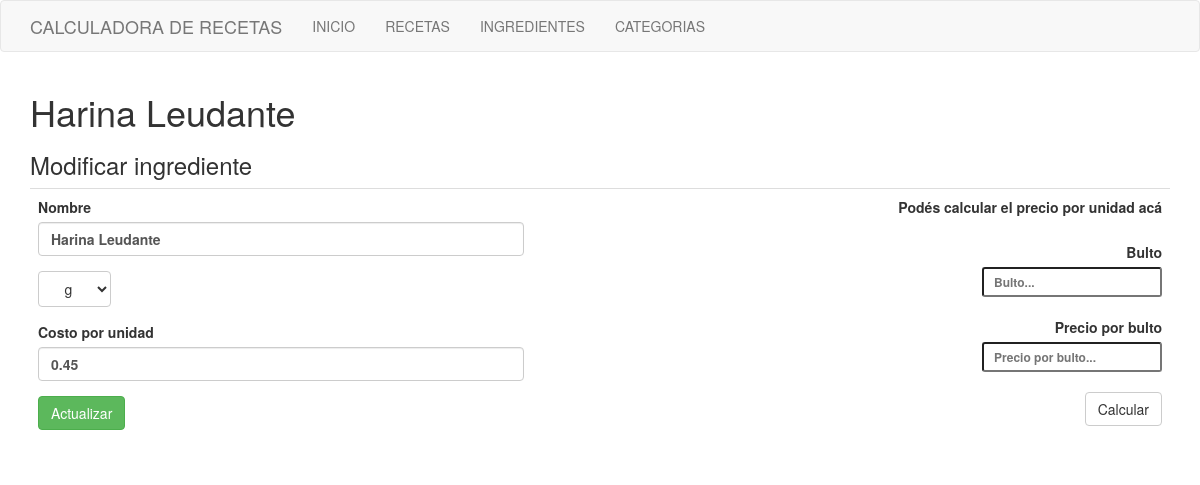
Page /modif_ingrediente.php?id=9 on the committed database.
### tables this page shows
CREATE TABLE `ingrediente` (
  `id_ingrediente` mediumint(4) UNSIGNED NOT NULL,
  `ingrediente` varchar(30) NOT NULL,
  `id_medida` tinyint(3) UNSIGNED NOT NULL,
  `costo_unidad` float(4,2) UNSIGNED NOT NULL
);

CREATE TABLE `medida` (
  `id_medida` tinyint(3) UNSIGNED NOT NULL,
  `medida` varchar(4) NOT NULL
);

### connection.php (called while the page is built, shortened)
<?php
function connect(){
	return new mysqli("localhost","root","","calculadora_recetas");
}
function get_ingrediente($id){
	$con = connect();
	$sql = "select * from ingrediente where id_ingrediente=".$id;
	$query  =$con->query($sql);
	$data =  null;
	if($query){
		while($r = $query->fetch_object()){
			$data = $r;
			break;
		}
	}
	return $data;
}
function get_medida($id){
	$con = connect();
	$sql = "select * from medida where id_medida=".$id;
	$query  =$con->query($sql);
	$data =  null;
	if($query){
		while($r = $query->fetch_object()){
			$data = $r;
			break;
		}
	}
	return $data;
}
function get_medidas(){
	$con = connect();
	$sql = "select * from medida";
	$query  =$con->query($sql);
	$data =  array();
	if($query){
		while($r = $query->fetch_object()){
			$data[] = $r;
		}
	}
	return $data;
}

### modif_ingrediente.php (the view, shortened to what this page needs)
<!DOCTYPE html>
<html>
<head>
  <link rel="stylesheet" type="text/css" href="bootstrap/css/bootstrap.min.css">
</head>
<body>
<?php
include "navbar.php";
include "connection.php";
?>
<?php
  $post = get_ingrediente($_GET["id"]);
  $cost="$post->costo_unidad";
?>
<div class="container">
	<div class="row">
		<div class="col-md-12">
			<h1><?php echo $post->ingrediente; ?></h1>
      <h3>Modificar ingrediente</h3>
      <table class="table table-responsive">
      <th>
      <form method="post" action="">
        <div class="form-group">
          <label for="nombre">Nombre</label>
          <input required type="text" id="nombre" class="form-control" value="<?php echo $post->ingrediente; ?>" name="nombre" placeholder="Nombre del ingrediente">
        </div>
        <div class="form-group">
          <?php
            $m = get_medida($post->id_medida);
            $medida = get_medidas();
          ?>
          <?php if(count($medida)>0):?>
            <select required type="text" name="medida" class="btn btn-default">
              <option value="<?php echo $post->id_medida; ?>"><?php echo $m->medida; ?></option>
	  		    </select>
          <?php endif; ?>
        </div>
        <div class="form-group">
          <label for="description">Costo por unidad</label>
          <input required type="text" id="costo_unidad" class="form-control" value="<?php echo $cost; ?>" name="costo_unidad" placeholder="En caso de ingredientes que se coticen por peso en kg poner el precio unitario del gramo, de los que por litros poner el precio por mililitro, etc.  ">
        </div>
        <button name="guardar" type="submit" class="btn btn-success">Actualizar</button>
      </form>
  </th>
  <th>
    <div class="text-right">
      <label for="title">Podés calcular el precio por unidad acá</label>
    </div>
    <form method="post">
      <div class="text-right">
        <br>
        <label for="description">Bulto</label>
        <br>
        <input type="text" class="input-sm" placeholder="Bulto..." name="bulto"/>
        <br><br>
        <label for="description">Precio por bulto</label>
        <br>
        <input type="text" class="input-sm" placeholder="Precio por bulto..." name="precio_bulto"/>
			  <br><br>
        <button name="calcular" type="submit" class="btn btn-default">Calcular</button>
      </div>
    </form>
  </th>
  </table>
		</div>
	</div>
</div>
</body>
</html>

### rows in the picture
ingrediente: ingrediente "Harina Leudante", nombre "Harina Leudante", costo_unidad "0.45"
medida: medida "g"
